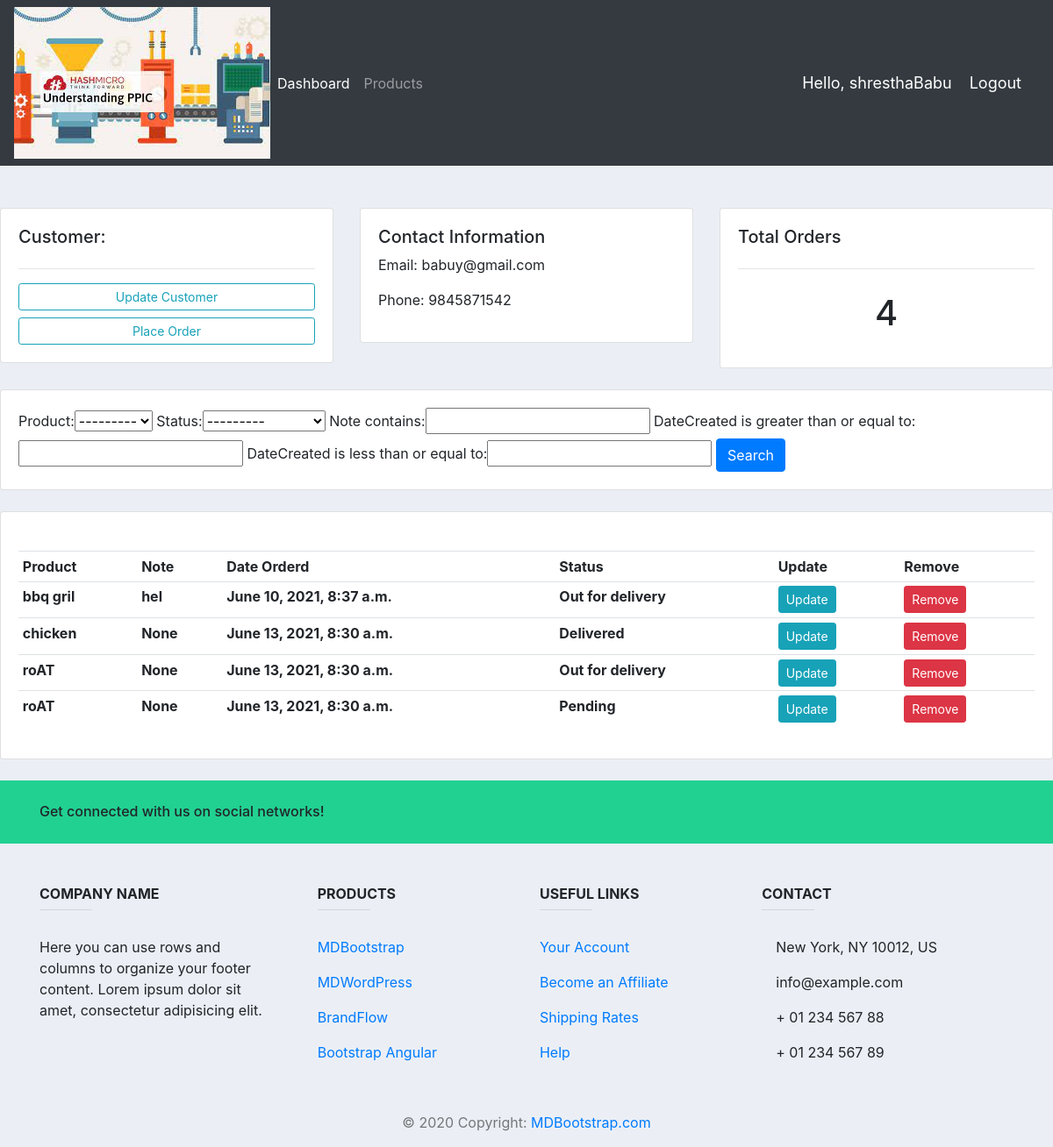
Page /customer/1 (signed in) on the committed database.
### accounts/models.py (models this page shows, shortened)
class Customer(models.Model):
    user = models.OneToOneField(User,null=True,blank= True,on_delete=models.CASCADE)
    name = models.CharField(max_length=200)
    phone = models.CharField(max_length=10)
    email = models.CharField(max_length=100)
    profile_pic=models.ImageField(null=True,default='download.jpeg', blank=True)
    dateCreated = models.DateTimeField(auto_now_add=True, null= True)

class Order(models.Model):
    STATUS = (
        ('Pending','Pending'),
        ('Out for delivery','Out for delivery'),
        ('Delivered','Delivered'),
    )
    customer= models.ForeignKey(Customer, null=True, on_delete=models.SET_NULL)
    product=models.ForeignKey(Product, null=True, on_delete=models.SET_NULL)
    dateCreated=  models.DateTimeField(auto_now_add=True, null= True)
    status = models.CharField(max_length=200,null=True, choices=STATUS)
    note = models.CharField(max_length=200,null=True,)

class Product(models.Model):
    CATEGORY=(
        ('Indoor','Indoor'),
        ('Outdoor','Outdoor'),
    )
    name = models.CharField(max_length=200)
    price= models.FloatField(null=True)
    category= models.CharField(max_length=200, null=True, choices=CATEGORY)
    description= models.CharField(max_length=200, null=True, blank=True)
    dateCreated=  models.DateTimeField(auto_now_add=True, null= True)
    tag = models.ManyToManyField(Tag)
    def __str__(self):
        return self.name

### accounts/decorator.py (the view)
		def wrapper_func(request, *args, **kwargs):
			group = None
			if request.user.groups.exists():
				group = request.user.groups.all()[0].name
			if group in allowed_roles:
				return view_func(request, *args, **kwargs)
			else:
				return HttpResponse('You are not authorized to view this page')

### accounts/decorator.py (called while the page is built)
def allowed_users(allowed_roles=[]):
	def decorator(view_func):
		def wrapper_func(request, *args, **kwargs):
			group = None
			if request.user.groups.exists():
				group = request.user.groups.all()[0].name
			if group in allowed_roles:
				return view_func(request, *args, **kwargs)
			else:
				return HttpResponse('You are not authorized to view this page')
		return wrapper_func
	return decorator

### accounts/views.py (called while the page is built)
@login_required(login_url='login')
@allowed_users(allowed_roles=['admin'])
def customer(request, pk_test):
	customer = Customer.objects.get(id=pk_test)
	orders = customer.order_set.all()
	order_count = orders.count()
	myFilter = OrderFilter(request.GET, queryset=orders)
	orders = myFilter.qs
	context = {'customer':customer, 'orders':orders, 'order_count':order_count,
	'myFilter':myFilter}
	return render(request, 'accounts/customer.html',context)

### accounts/templates/accounts/customer.html
{%  extends 'accounts/main.html' %}
{% block content %}
	<br>
<div class="row">
	<div class="col-md">
		<div class="card card-body">
			<h5>Customer:</h5>
			<hr>
			<a class="btn btn-outline-info  btn-sm btn-block" href="">Update Customer</a>
			<a class="btn btn-outline-info  btn-sm btn-block" href="{% url 'create_order' customer.id %}">Place Order</a>
		</div>
	</div>
	<div class="col-md">
		<div class="card card-body">
			<h5>Contact Information</h5>
			<p>Email: {{customer.email}} </p>
			<p>Phone: {{customer.phone}}</p>
		</div>
	</div>
	<div class="col-md">
		<div class="card card-body">
			<h5>Total Orders</h5>
			<hr>
			<h1 style="text-align: center;padding: 10px">{{order_count}}</h1>
		</div>
	</div>
</div>
<br>
<div class="row">
	<div class="col">
		<div class="card card-body">
			<form method="get">
				{{ myFilter.form }}
		    <button class="btn btn-primary" type="submit">Search</button>
		  </form>
		</div>
	</div>
</div>
<br>
<div class="row">
	<div class="col-md">
		<div class="card card-body">
			<table class="table table-sm">
				<tr>
					<th>Product</th>
					<th>Note</th>
					<th>Date Orderd</th>
					<th>Status</th>
					<th>Update</th>
					<th>Remove</th>
					<br>
				</tr>
				{% for order in orders %}
				<tr>
					<th>{{order.product}}</th>
					<th>{{order.note}}</th>
					<th>{{order.dateCreated}}</th>
					<th>{{order.status}}</th>
					<th><a class="btn btn-sm btn-info" href="{% url 'update_order' order.id %}">Update</a></th>
					<th><a class="btn btn-sm btn-danger" href="{% url 'delete_order' order.id %}">Remove</a></th>
			   </tr>
				{% endfor %}
			</table>
		</div>
	</div>
</div>
{% endblock %}

### accounts/templates/accounts/navBar.html (shortened to what this page needs)
{% load static %}
<nav class="navbar navbar-expand-lg navbar-dark bg-dark">
 <img src="{% static 'images/download.jpeg' %}">
  <div class="collapse navbar-collapse" id="navbarNav">
    <ul class="navbar-nav">
      {% if request.user.is_staff %}
      <li class="nav-item active">
        <a class="nav-link" href="{% url 'dashboard' %}">Dashboard</a>
      </li>
      <li class="nav-item">
        <a class="nav-link" href="{% url 'product' %}">Products</a>
      </li>
      {% else %}
       <li class="nav-item">
        <a class="nav-link" href="{% url 'account' %}">Settings</a>
      </li>
      {% endif %}
    </ul>
  </div>
  <span class="hello-msg">Hello, {{request.user}}</span>
  <span ><a  class="hello-msg" href="{% url 'logout' %}">Logout</a></span>
</nav>

### static/css/main.css (style rules this page uses)
body { background-color: #ebeff5; }

### accounts/templates/accounts/navBar.html (style rules this page uses)
.hello-msg { font-size: 18px; color: #fff; margin-right: 20px; }

### rows in the picture
Customer: email "babuy@gmail.com", phone "9845871542"
Order: product "bbq gril", note "hel", dateCreated "June 10, 2021, 8:37 a.m.", status "Out for delivery"
Order: product "chicken", note "None", dateCreated "June 13, 2021, 8:30 a.m.", status "Delivered"
Order: product "roAT", note "None", dateCreated "June 13, 2021, 8:30 a.m.", status "Out for delivery"
Order: product "roAT", note "None", dateCreated "June 13, 2021, 8:30 a.m.", status "Pending"

### other values in the picture
{{ request.user }} "shresthaBabu"
{{ order_count }} "4"
